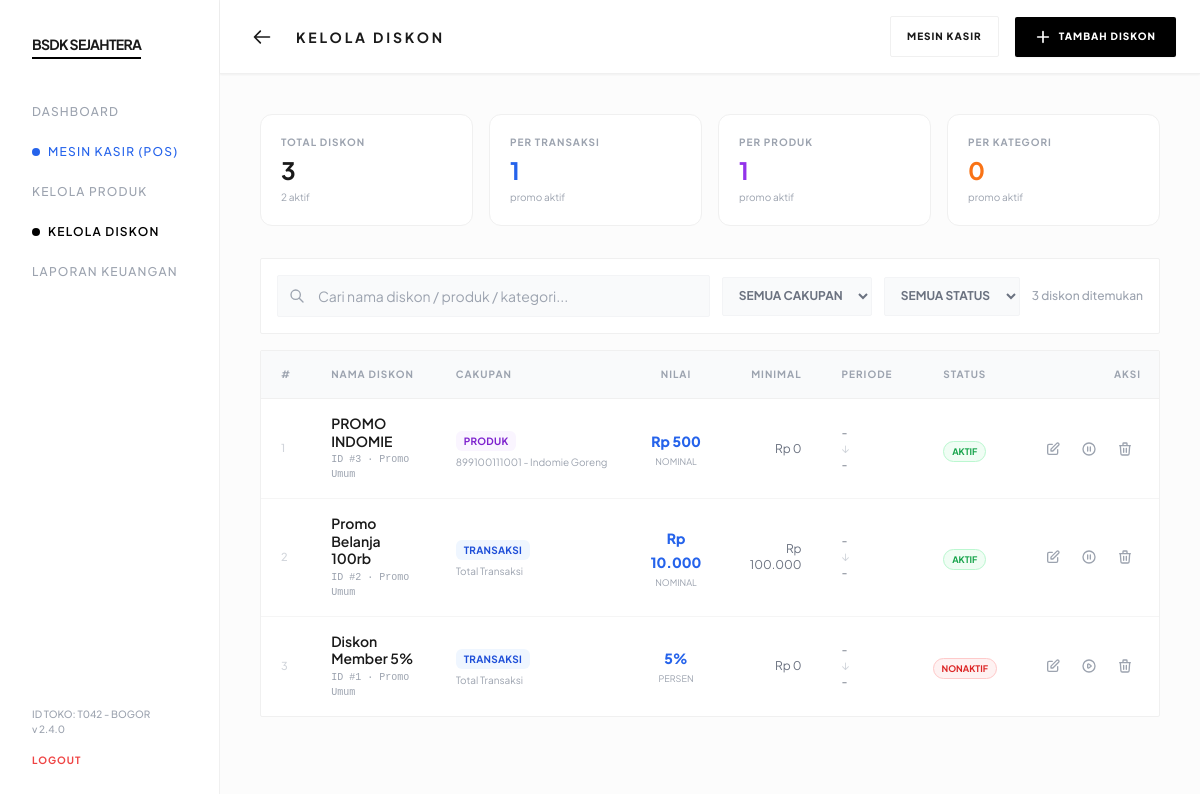
Screenshot of /diskon.php (signed in) with the database file from the repository.
### tables this page shows
CREATE TABLE `diskon` (
  `id` int(11) NOT NULL AUTO_INCREMENT,
  `nama` varchar(100) NOT NULL,
  `target` enum('semua','member') DEFAULT 'semua',
  `cakupan` enum('transaksi','produk','kategori') DEFAULT 'transaksi',
  `produk_id` int(11) DEFAULT NULL,
  `kategori` varchar(100) DEFAULT NULL,
  `jenis` enum('persen','nominal') NOT NULL,
  `nilai` int(11) NOT NULL,
  `minimal_belanja` int(11) DEFAULT 0,
  `tanggal_mulai` date DEFAULT NULL,
  `tanggal_selesai` date DEFAULT NULL,
  `status` enum('aktif','nonaktif') DEFAULT 'aktif',
  `created_at` timestamp NOT NULL DEFAULT current_timestamp(),
  `updated_at` timestamp NULL DEFAULT NULL ON UPDATE current_timestamp(),
  PRIMARY KEY (`id`)
);

CREATE TABLE `produk` (
  `id` int(11) NOT NULL AUTO_INCREMENT,
  `kode` varchar(80) NOT NULL,
  `nama` varchar(160) NOT NULL,
  `kategori` varchar(100) DEFAULT '-',
  `harga_beli` int(11) NOT NULL DEFAULT 0,
  `harga_jual` int(11) NOT NULL,
  `stok` int(11) NOT NULL DEFAULT 0,
  `stok_minimum` int(11) NOT NULL DEFAULT 5,
  `satuan` varchar(30) DEFAULT 'pcs',
  `status` enum('aktif','nonaktif') NOT NULL DEFAULT 'aktif',
  `created_at` timestamp NOT NULL DEFAULT current_timestamp(),
  `updated_at` timestamp NULL DEFAULT NULL ON UPDATE current_timestamp(),
  PRIMARY KEY (`id`),
  UNIQUE KEY `kode` (`kode`)
);

### diskon.php (the view, shortened to what the rows shown need)
<?php
require_once 'config.php';
function h($v): string
{
    return htmlspecialchars((string)$v, ENT_QUOTES, 'UTF-8');
}
function rupiah_diskon($n): string
{
    return 'Rp ' . number_format((float)($n ?? 0), 0, ',', '.');
}
function tanggal_diskon($tgl): string
{
    return $tgl ? date('d/m/Y', strtotime($tgl)) : '-';
}
$where = [];
$params = [];
$sqlWhere = $where ? 'WHERE ' . implode(' AND ', $where) : '';
$stmt = $pdo->prepare("
    SELECT d.*, p.kode AS produk_kode, p.nama AS produk_nama
    FROM diskon d
    LEFT JOIN produk p ON p.id = d.produk_id
    $sqlWhere
    ORDER BY d.status='aktif' DESC, d.id DESC
");
$stmt->execute($params);
$diskonList = $stmt->fetchAll(PDO::FETCH_ASSOC);
?>
<!DOCTYPE html>
<html lang="id">
<head>
    <script src="https://cdn.tailwindcss.com"></script>
</head>
<body class="antialiased bg-[#fcfcfc] min-h-screen pb-20 lg:pb-0">
    <header class="diskon-header sticky top-0 bg-white border-b border-subtle px-4 sm:px-6 py-4 flex justify-between items-center z-40 shadow-sm">
        <div class="flex items-center gap-4">
            <h1 class="diskon-header-title text-sm font-bold tracking-[0.2em] uppercase">Kelola Diskon</h1>
        </div>
    </header>
    <main class="diskon-main p-4 sm:p-5 md:p-8 lg:p-10">
        <div class="bg-white border border-subtle rounded-sm overflow-hidden">
            <div class="hidden lg:block overflow-x-auto no-scrollbar">
                <table class="w-full text-left min-w-[900px]">
                    <thead class="border-b border-subtle bg-gray-50">
                        <tr>
                            <th class="px-5 py-4 text-[10px] font-bold uppercase tracking-widest text-gray-400 w-8">#</th>
                            <th class="px-5 py-4 text-[10px] font-bold uppercase tracking-widest text-gray-400">Nama Diskon</th>
                            <th class="px-5 py-4 text-[10px] font-bold uppercase tracking-widest text-gray-400">Cakupan</th>
                            <th class="px-5 py-4 text-[10px] font-bold uppercase tracking-widest text-gray-400 text-center">Nilai</th>
                            <th class="px-5 py-4 text-[10px] font-bold uppercase tracking-widest text-gray-400 text-right">Minimal</th>
                            <th class="px-5 py-4 text-[10px] font-bold uppercase tracking-widest text-gray-400">Periode</th>
                            <th class="px-5 py-4 text-[10px] font-bold uppercase tracking-widest text-gray-400 text-center">Status</th>
                            <th class="px-5 py-4 text-[10px] font-bold uppercase tracking-widest text-gray-400 text-right">Aksi</th>
                        </tr>
                    </thead>
                    <tbody class="divide-y divide-[#f5f5f5]">
                        <?php if (!$diskonList): ?>
                            <tr>
                                <td colspan="8" class="py-20 text-center">
                                    <div class="inline-flex flex-col items-center gap-3 opacity-30">
                                        <svg class="w-12 h-12" fill="none" stroke="currentColor" viewBox="0 0 24 24">
                                            <path stroke-linecap="round" stroke-linejoin="round" stroke-width="1" d="M7 7h.01M7 3h5c.512 0 1.024.195 1.414.586l7 7a2 2 0 010 2.828l-7 7a2 2 0 01-2.828 0l-7-7A1.994 1.994 0 013 12V7a4 4 0 014-4z" />
                                        </svg>
                                        <p class="text-xs font-bold uppercase tracking-widest">Belum ada diskon</p>
                                    </div>
                                </td>
                            </tr>
                        <?php else: ?>
                            <?php foreach ($diskonList as $i => $d):
                                $cakupan = $d['cakupan'] ?? 'transaksi';
                                if ($cakupan === 'produk') {
                                    $cakupanLabel = ($d['produk_kode'] ?? '') ? $d['produk_kode'] . ' - ' . $d['produk_nama'] : '-';
                                    $cakupanBadge = 'bg-purple-50 text-purple-700';
                                    $cakupanTag = 'Produk';
                                } elseif ($cakupan === 'kategori') {
                                    $cakupanLabel = $d['kategori'] ?? '-';
                                    $cakupanBadge = 'bg-orange-50 text-orange-700';
                                    $cakupanTag = 'Kategori';
                                } else {
                                    $cakupanLabel = 'Total Transaksi';
                                    $cakupanBadge = 'bg-blue-50 text-blue-700';
                                    $cakupanTag = 'Transaksi';
                                }
                                $nilaiLabel = $d['jenis'] === 'persen' ? ((int)$d['nilai']) . '%' : rupiah_diskon($d['nilai']);
                            ?>
                                <tr class="group">
                                    <td class="px-5 py-4 text-[11px] text-gray-300 font-medium"><?= $i + 1 ?></td>
                                    <td class="px-5 py-4">
                                        <div class="font-semibold text-sm leading-tight"><?= h($d['nama']) ?></div>
                                        <div class="text-[10px] text-gray-400 font-mono mt-0.5">ID #<?= (int)$d['id'] ?> · Promo Umum</div>
                                    </td>
                                    <td class="px-5 py-4">
                                        <span class="text-[10px] font-bold uppercase tracking-wide px-2 py-1 rounded-md <?= $cakupanBadge ?>">
                                            <?= $cakupanTag ?>
                                        </span>
                                        <div class="text-[10px] text-gray-400 mt-1 max-w-[160px] truncate"><?= h($cakupanLabel) ?></div>
                                    </td>
                                    <td class="px-5 py-4 text-center">
                                        <span class="text-sm font-black text-blue-600"><?= h($nilaiLabel) ?></span>
                                        <div class="text-[9px] text-gray-400 mt-0.5 uppercase"><?= $d['jenis'] === 'persen' ? 'Persen' : 'Nominal' ?></div>
                                    </td>
                                    <td class="px-5 py-4 text-right text-xs text-gray-500"><?= rupiah_diskon($d['minimal_belanja']) ?></td>
                                    <td class="px-5 py-4 text-xs text-gray-500">
                                        <div><?= tanggal_diskon($d['tanggal_mulai']) ?></div>
                                        <div class="text-gray-300">↓</div>
                                        <div><?= tanggal_diskon($d['tanggal_selesai']) ?></div>
                                    </td>
                                    <td class="px-5 py-4 text-center">
                                        <?php if ($d['status'] === 'aktif'): ?>
                                            <span class="badge-aktif text-[9px] font-bold uppercase px-2 py-1 rounded-full">Aktif</span>
                                        <?php else: ?>
                                            <span class="badge-nonaktif text-[9px] font-bold uppercase px-2 py-1 rounded-full">Nonaktif</span>
                                        <?php endif; ?>
                                    </td>
                                    <td class="px-5 py-4">
                                        <div class="flex items-center justify-end gap-1">
                                            <button onclick="editDiskon(<?= (int)$d['id'] ?>)"
                                                class="p-2 text-gray-400 hover:text-blue-600 hover:bg-blue-50 rounded-sm transition-all" title="Edit Diskon">
                                                <svg class="w-4 h-4" fill="none" stroke="currentColor" viewBox="0 0 24 24">
                                                    <path stroke-linecap="round" stroke-linejoin="round" stroke-width="2" d="M11 5H6a2 2 0 00-2 2v11a2 2 0 002 2h11a2 2 0 002-2v-5m-1.414-9.414a2 2 0 112.828 2.828L11.828 15H9v-2.828l8.586-8.586z" />
                                                </svg>
                                            </button>
                                            <button onclick="toggleDiskon(<?= (int)$d['id'] ?>, '<?= $d['status'] ?>')"
                                                class="p-2 text-gray-400 hover:text-yellow-600 hover:bg-yellow-50 rounded-sm transition-all"
                                                title="<?= $d['status'] === 'aktif' ? 'Nonaktifkan' : 'Aktifkan' ?>">
                                                <?php if ($d['status'] === 'aktif'): ?>
                                                    <svg class="w-4 h-4" fill="none" stroke="currentColor" viewBox="0 0 24 24">
                                                        <path stroke-linecap="round" stroke-linejoin="round" stroke-width="2" d="M10 9v6m4-6v6m7-3a9 9 0 11-18 0 9 9 0 0118 0z" />
                                                    </svg>
                                                <?php endif; ?>
                                            </button>
                                            <button onclick="hapusDiskon(<?= (int)$d['id'] ?>, '<?= h(addslashes($d['nama'])) ?>')"
                                                class="p-2 text-gray-400 hover:text-red-600 hover:bg-red-50 rounded-sm transition-all" title="Hapus Diskon">
                                                <svg class="w-4 h-4" fill="none" stroke="currentColor" viewBox="0 0 24 24">
                                                    <path stroke-linecap="round" stroke-linejoin="round" stroke-width="2" d="M19 7l-.867 12.142A2 2 0 0116.138 21H7.862a2 2 0 01-1.995-1.858L5 7m5 4v6m4-6v6m1-10V4a1 1 0 00-1-1h-4a1 1 0 00-1 1v3M4 7h16" />
                                                </svg>
                                            </button>
                                        </div>
                                    </td>
                                </tr>
                            <?php endforeach; ?>
                        <?php endif; ?>
                    </tbody>
                </table>
            </div>
        </div>
    </main>
</body>
</html>

### rows the page displays
diskon: nama "PROMO INDOMIE", id "3", cakupan "PRODUK", produk.nama "899100111001 - Indomie Goreng", nilaiLabel "Rp 500", shows "NOMINAL", minimal_belanja "Rp 0", tanggal_mulai "-", tanggal_selesai "-", status "AKTIF"
diskon: nama "Promo Belanja 100rb", id "2", cakupan "TRANSAKSI", cakupan "Total Transaksi", nilaiLabel "Rp 10.000", shows "NOMINAL", minimal_belanja "Rp 100.000", tanggal_mulai "-", tanggal_selesai "-", status "AKTIF"
diskon: nama "Diskon Member 5%", id "1", cakupan "TRANSAKSI", cakupan "Total Transaksi", nilaiLabel "5%", shows "PERSEN", minimal_belanja "Rp 0", tanggal_mulai "-", tanggal_selesai "-", status "NONAKTIF"

### other values shown
$summary['total'] "3"
$summary['aktif'] "2"
$summary['transaksi'] "1"
$summary['produk'] "1"
$summary['kategori'] "0"
count($diskonList) "3"
